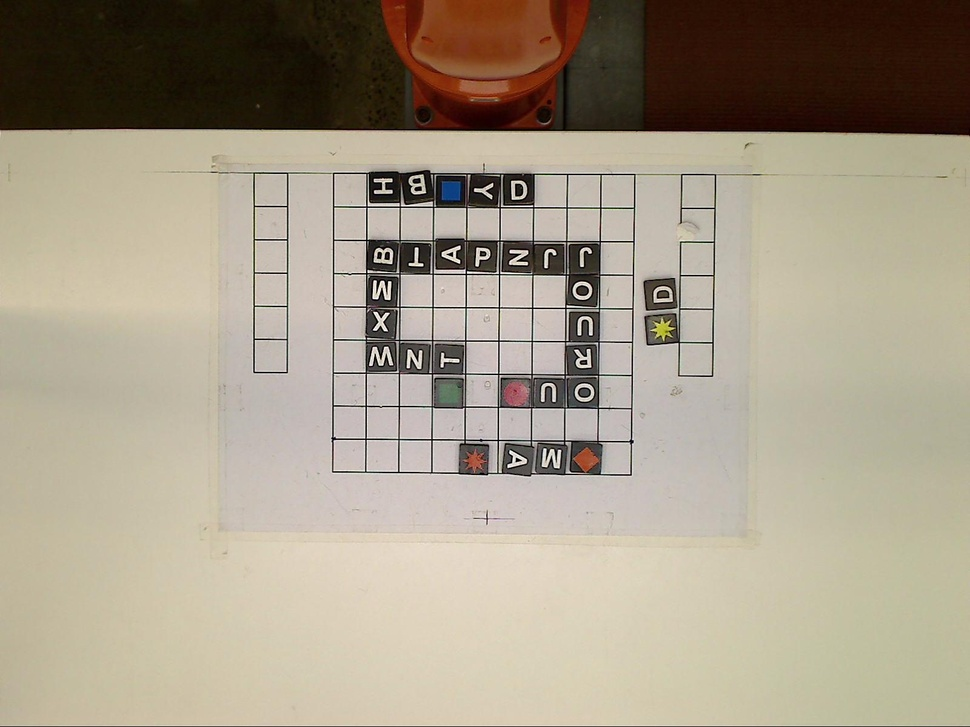
%> input picture Images/Asst1_example_path.jpg, 970 x 727 px, shrunk from 1600 x 1200 before the run
$ octave --eval "result = get_outline(imread('Images/Asst1_example_path.jpg'));"   (GNU Octave 9; MATLAB toolbox functions it lacks are replaced by stand-ins)
%> lines starting %> are read from the running program, lines starting %| are printed output that depends on the picture; in (x1, y1, x2, y2) boxes, pixels count from 0 and x2, y2 are one past the last pixel; in counts of white or black regions, pixels touching at a corner belong together; the program's own positions count from 1


function [BW] = get_outline(RGB)
rgb = imread('Asst1_example_path.jpg');
%> rgb is the input picture: size 727x970x3 uint8; mean R, G, B 165.1, 154.6, 136.5
I = rgb2gray(rgb);
imshow(I)
%
% text(732,501,'Image courtesy of Corel(R)',...
%      'FontSize',7,'HorizontalAlignment','right')
gmag = imgradient(I);
imshow(gmag,[])
title('Gradient Magnitude')

L = watershed(gmag);
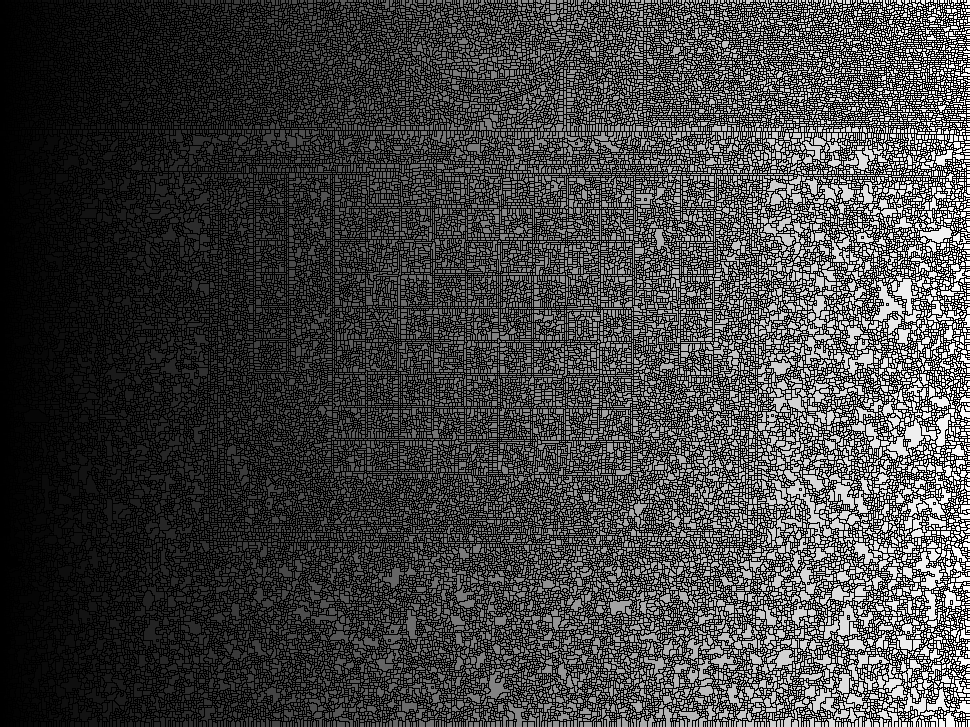
%> L: size 727x970 uint16; min 0, max 49763, mean 13026.2; drawn with min black and max white
Lrgb = label2rgb(L);
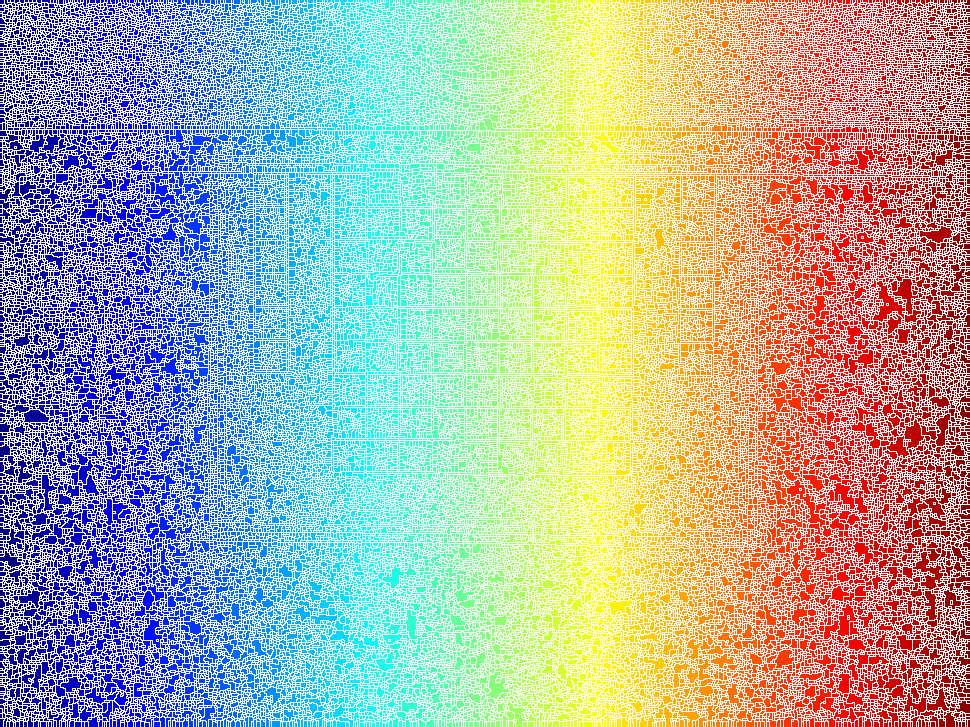
%> Lrgb: size 727x970x3 uint8; mean R, G, B 184.5, 183.3, 183
imshow(Lrgb)
title('Watershed Transform of Gradient Magnitude')

se = strel('disk',20);
Io = imopen(I,se);
imshow(Io)
title('Opening')

Ie = imerode(I,se);
Iobr = imreconstruct(Ie,I);
imshow(Iobr)
title('Opening-by-Reconstruction')

Ioc = imclose(Io,se);
imshow(Ioc)
title('Opening-Closing')

Iobrd = imdilate(Iobr,se);
Iobrcbr = imreconstruct(imcomplement(Iobrd),imcomplement(Iobr));
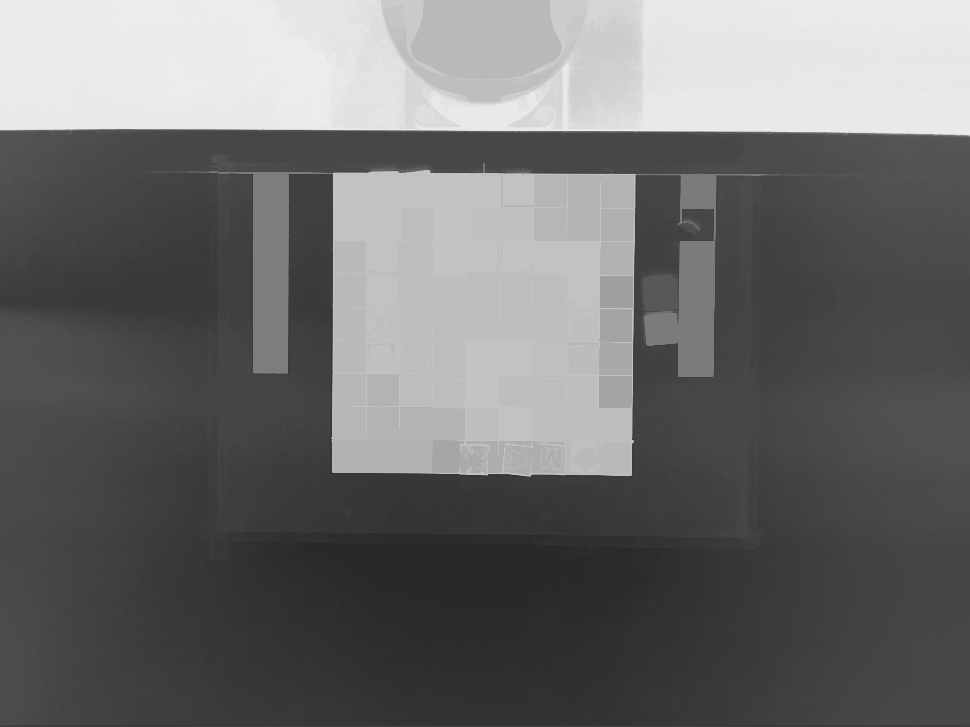
%> Iobrcbr: size 727x970 uint8; min 41, max 236, mean 109.9
Iobrcbr = imcomplement(Iobrcbr);
imshow(Iobrcbr)
title('Opening-Closing by Reconstruction')

fgm = imregionalmax(Iobrcbr);
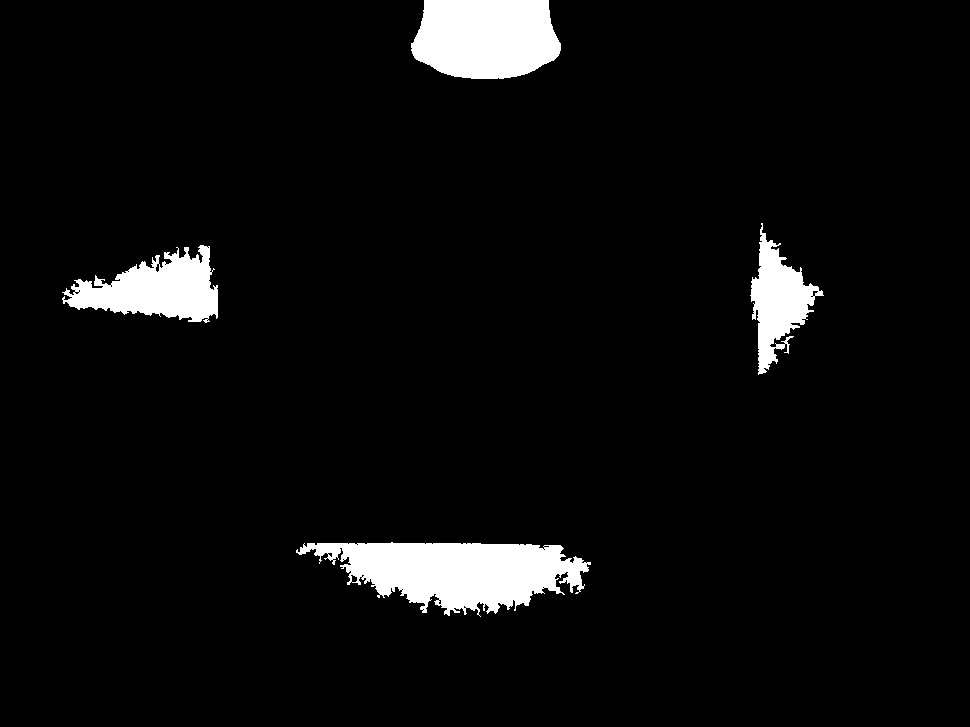
%> fgm: size 727x970 logical; 4.9% white; 4 white regions, box (x1, y1, x2, y2) and area: (296, 542, 591, 617) 13075, (411, 0, 561, 79) 9992, (62, 245, 218, 323) 6741, (750, 223, 824, 375) 4759
imshow(fgm)
title('Regional Maxima of Opening-Closing by Reconstruction')

I2 = labeloverlay(I,fgm);
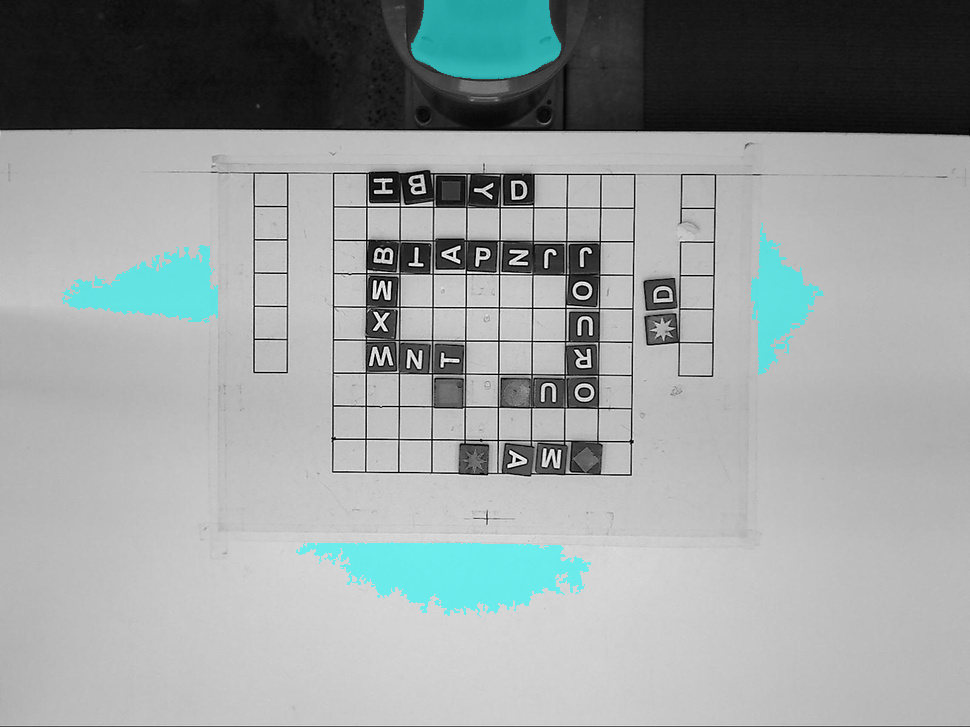
%> I2: size 727x970x3 uint8; mean R, G, B 151.6, 157.8, 157.8
imshow(I2)
title('Regional Maxima Superimposed on Original Image')

se2 = strel(ones(5,5));
fgm2 = imclose(fgm,se2);
%> fgm2: size 727x970 logical; 5.1% white; 4 white regions, box (x1, y1, x2, y2) and area: (296, 542, 591, 617) 13896, (411, 0, 561, 79) 9995, (62, 245, 218, 323) 7175, (750, 223, 824, 375) 5103
fgm3 = imerode(fgm2,se2);
%> fgm3: size 727x970 logical; 4.5% white; 4 white regions, box (x1, y1, x2, y2) and area: (300, 545, 587, 613) 12178, (413, 0, 559, 77) 9337, (65, 248, 216, 320) 6043, (753, 235, 821, 372) 4163

fgm4 = bwareaopen(fgm3,20);
I3 = labeloverlay(I,fgm4);
imshow(I3)
title('Modified Regional Maxima Superimposed on Original Image')

bw = imbinarize(Iobrcbr);
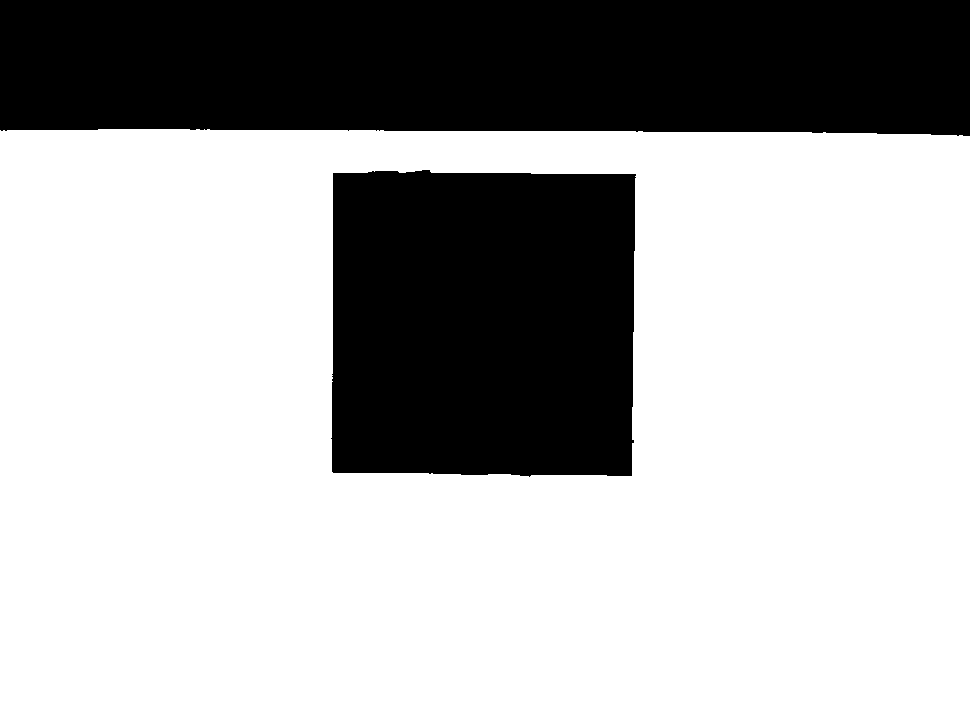
%> bw: size 727x970 logical; 69.1% white; 2 black regions, box (x1, y1, x2, y2) and area: (0, 0, 970, 136) 127218, (331, 170, 636, 477) 90661
imshow(bw)
title('Thresholded Opening-Closing by Reconstruction')
end
%> (the run ends here)

$ run again, on Images/blank_image.jpg
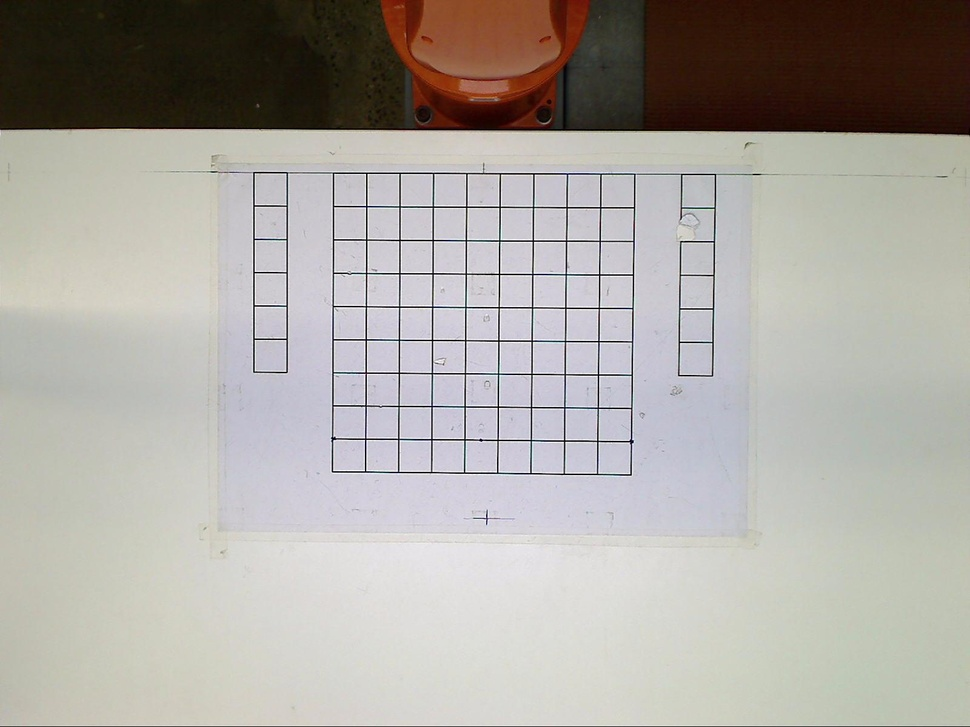
%> input picture Images/blank_image.jpg, 970 x 727 px, shrunk from 1600 x 1200 before the run
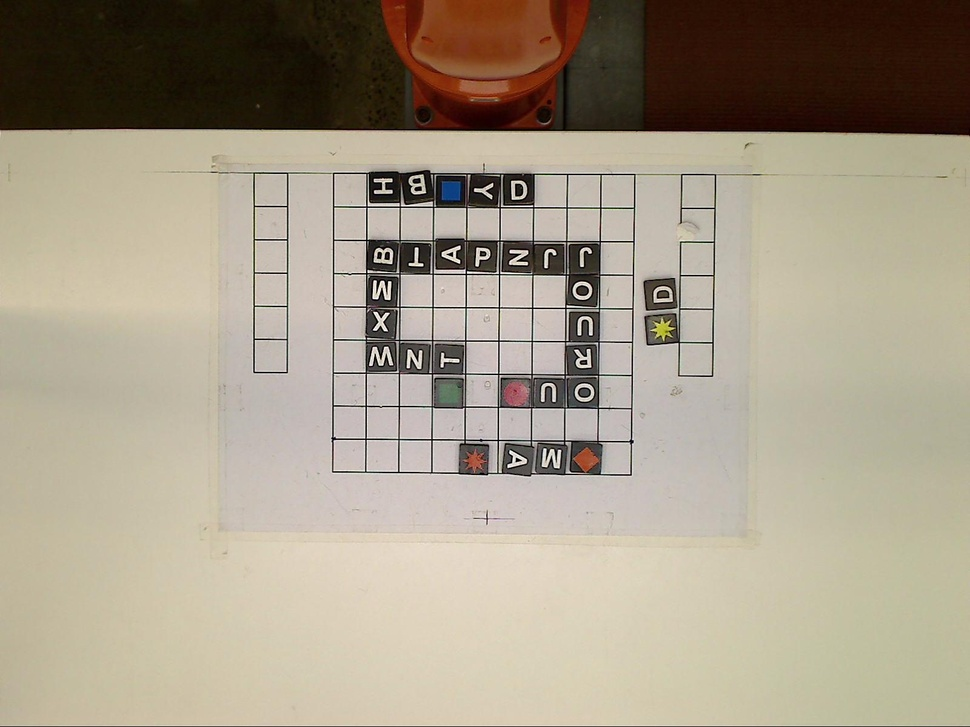
%> input picture Images/Asst1_example_path.jpg, 970 x 727 px, shrunk from 1600 x 1200 before the run
%> in get_outline, rgb is the input picture: size 727x970x3 uint8; mean R, G, B 165.1, 154.6, 136.5
%> fgm: size 727x970 logical; 4.9% white; 4 white regions, box (x1, y1, x2, y2) and area: (296, 542, 591, 617) 13075, (411, 0, 561, 79) 9992, (62, 245, 218, 323) 6741, (750, 223, 824, 375) 4759
%> fgm2: size 727x970 logical; 5.1% white; 4 white regions, box (x1, y1, x2, y2) and area: (296, 542, 591, 617) 13896, (411, 0, 561, 79) 9995, (62, 245, 218, 323) 7175, (750, 223, 824, 375) 5103
%> fgm3: size 727x970 logical; 4.5% white; 4 white regions, box (x1, y1, x2, y2) and area: (300, 545, 587, 613) 12178, (413, 0, 559, 77) 9337, (65, 248, 216, 320) 6043, (753, 235, 821, 372) 4163
%> bw: size 727x970 logical; 69.1% white; 2 black regions, box (x1, y1, x2, y2) and area: (0, 0, 970, 136) 127218, (331, 170, 636, 477) 90661

$ run again, on Images/blank_image2.jpg
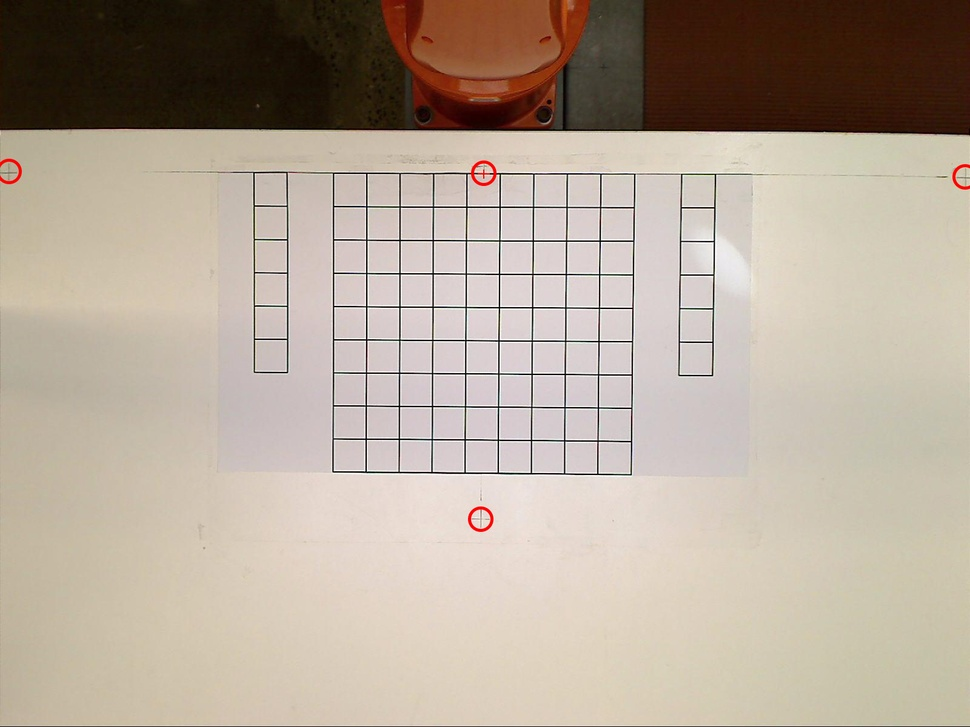
%> input picture Images/blank_image2.jpg, 970 x 727 px, shrunk from 1600 x 1200 before the run
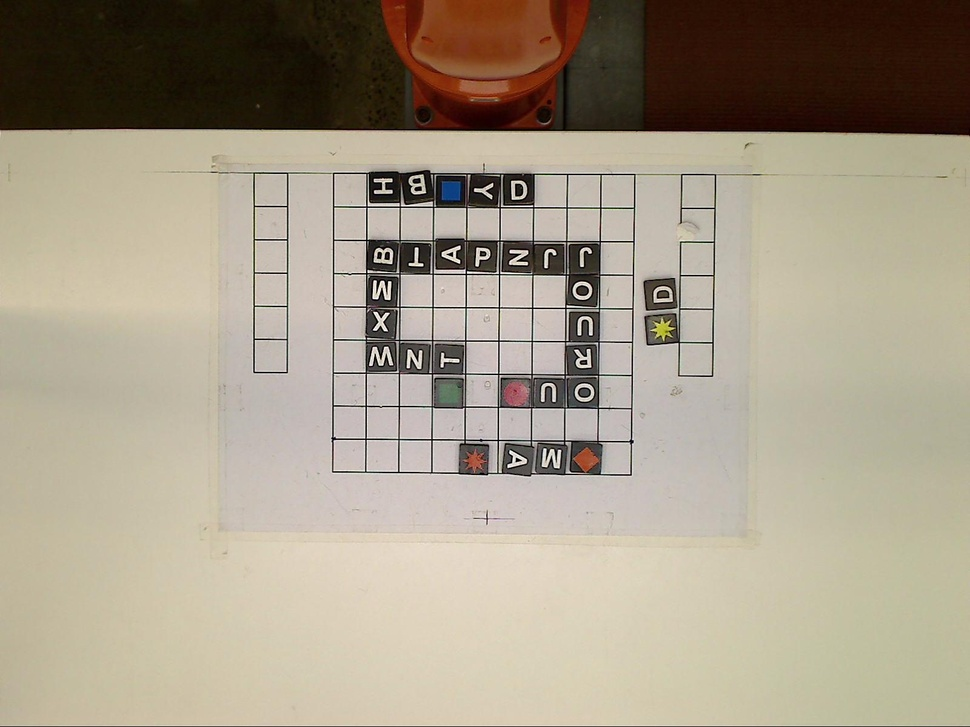
%> input picture Images/Asst1_example_path.jpg, 970 x 727 px, shrunk from 1600 x 1200 before the run
%> in get_outline, rgb is the input picture: size 727x970x3 uint8; mean R, G, B 165.1, 154.6, 136.5
%> fgm: size 727x970 logical; 4.9% white; 4 white regions, box (x1, y1, x2, y2) and area: (296, 542, 591, 617) 13075, (411, 0, 561, 79) 9992, (62, 245, 218, 323) 6741, (750, 223, 824, 375) 4759
%> fgm2: size 727x970 logical; 5.1% white; 4 white regions, box (x1, y1, x2, y2) and area: (296, 542, 591, 617) 13896, (411, 0, 561, 79) 9995, (62, 245, 218, 323) 7175, (750, 223, 824, 375) 5103
%> fgm3: size 727x970 logical; 4.5% white; 4 white regions, box (x1, y1, x2, y2) and area: (300, 545, 587, 613) 12178, (413, 0, 559, 77) 9337, (65, 248, 216, 320) 6043, (753, 235, 821, 372) 4163
%> bw: size 727x970 logical; 69.1% white; 2 black regions, box (x1, y1, x2, y2) and area: (0, 0, 970, 136) 127218, (331, 170, 636, 477) 90661
